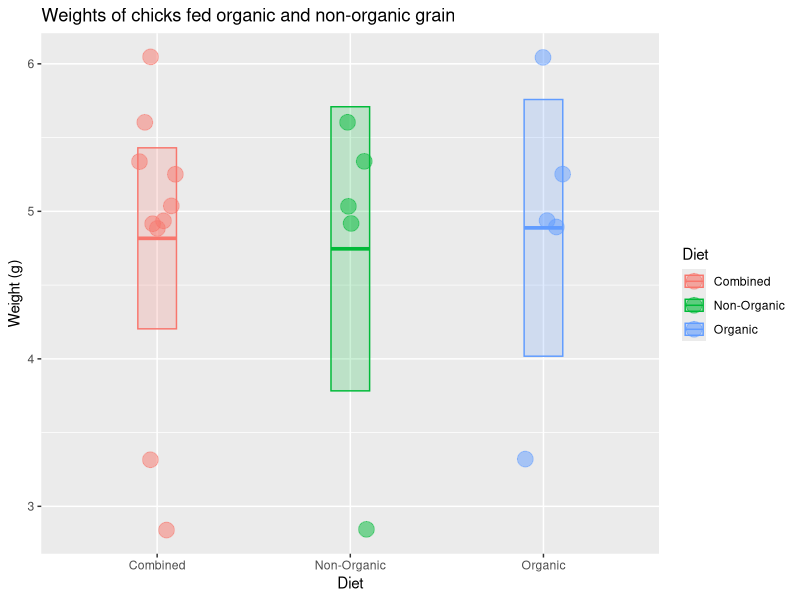

Write the R code that produced this figure.
## ---- chunk 1
x <- c(6.05, 4.89, 3.32, 4.93, 5.25, 5.04, 4.91, 2.84, 5.60, 5.34)
x
## ---- chunk 2
n<-length(x)  
n # sample size
mean(x)    # mean value
median(x)  # median value
sd(x)      # standard deviation
## ---- chunk 3
sd(x) / sqrt(n)
## ---- chunk 4
sem <- sd(x) / sqrt(n) # standard error of the mean
sem

mean(x) + 1.96 * sem                             # upper limit
mean(x) - 1.96 * sem                             # lower limit
c(mean(x) + 1.96 * sem, mean(x) - 1.96 * sem)    # both limits combined
## ---- chunk 5

library(tidyverse)

# check to make sure you did the part above correctly
# if not, generate some fake x data
if (!exists("x") | !is.numeric(x) | !length(x) == 10) x <- rep(1, 10)

# put the chick data into a data frame
chick_data <-
  tibble::tibble(
    diet = rep(c("Combined", "Combined", "Organic", "Non-Organic"), each = 5),
    weight = c(x, x)
  )

# summarize the chick weights by diet
chick_summary <-
  chick_data %>% 
  group_by(diet) %>% 
  summarize(
    mean = mean(weight),
    median = median(weight),
    sd = sd(weight),
    n = n(),
    sem = sd / sqrt(n),
    upper = mean + 1.96 * sem,   # upper confidence limit
    lower = mean - 1.96 * sem,   # lower confidence limit
    .groups = "drop"
  )

# plot chick weights
ggplot(chick_data, aes(x = diet, y = weight, color = diet, fill = diet)) +
  geom_jitter(size = 5, shape = 21, alpha = 0.5, width = 0.1) +
  geom_crossbar(
    mapping = aes(ymin = lower, ymax = upper, y = mean), 
    data = chick_summary,
    width = 0.2, alpha = 0.2
  ) +
  labs(
    title = "Weights of chicks fed organic and non-organic grain",
    x = "Diet",
    color = "Diet",
    fill = "Diet",
    y = "Weight (g)"
  )

